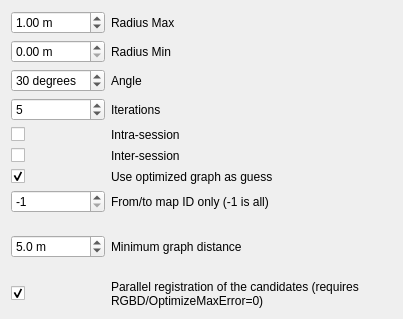
       <widget class="QWidget" name="page_5">
        <property name="geometry">
         <rect>
          <x>0</x>
          <y>0</y>
          <width>403</width>
          <height>319</height>
         </rect>
        </property>
        <attribute name="label">
         <string>Detect more loop closures</string>
        </attribute>
        <layout class="QGridLayout" name="gridLayout_10" columnstretch="0,1">
         <item row="3" column="1">
          <widget class="QLabel" name="label_31">
           <property name="text">
            <string>Iterations</string>
           </property>
          </widget>
         </item>
         <item row="2" column="0">
          <widget class="QDoubleSpinBox" name="doubleSpinBox_detectMore_angle">
           <property name="suffix">
            <string> degrees</string>
           </property>
           <property name="decimals">
            <number>0</number>
           </property>
           <property name="maximum">
            <double>180.000000000000000</double>
           </property>
           <property name="singleStep">
            <double>1.000000000000000</double>
           </property>
           <property name="value">
            <double>30.000000000000000</double>
           </property>
          </widget>
         </item>
         <item row="7" column="0">
          <widget class="QSpinBox" name="spinBox_fromToMapId">
           <property name="minimum">
            <number>-1</number>
           </property>
           <property name="maximum">
            <number>9999</number>
           </property>
           <property name="value">
            <number>-1</number>
           </property>
          </widget>
         </item>
         <item row="3" column="0">
          <widget class="QSpinBox" name="spinBox_detectMore_iterations">
           <property name="minimum">
            <number>1</number>
           </property>
           <property name="maximum">
            <number>100</number>
           </property>
           <property name="value">
            <number>5</number>
           </property>
          </widget>
         </item>
         <item row="5" column="0">
          <widget class="QCheckBox" name="checkBox_detectMore_interSession">
           <property name="text">
            <string/>
           </property>
          </widget>
         </item>
         <item row="0" column="0">
          <widget class="QDoubleSpinBox" name="doubleSpinBox_detectMore_radius">
           <property name="suffix">
            <string> m</string>
           </property>
           <property name="decimals">
            <number>2</number>
           </property>
           <property name="maximum">
            <double>10.000000000000000</double>
           </property>
           <property name="singleStep">
            <double>0.100000000000000</double>
           </property>
           <property name="value">
            <double>1.000000000000000</double>
           </property>
          </widget>
         </item>
         <item row="5" column="1">
          <widget class="QLabel" name="label_34">
           <property name="text">
            <string>Inter-session</string>
           </property>
          </widget>
         </item>
         <item row="7" column="1">
          <widget class="QLabel" name="label_38">
           <property name="text">
            <string>From/to map ID only (-1 is all)</string>
           </property>
          </widget>
         </item>
         <item row="9" column="0">
          <spacer name="verticalSpacer_5">
           <property name="orientation">
            <enum>Qt::Vertical</enum>
           </property>
           <property name="sizeHint" stdset="0">
            <size>
             <width>20</width>
             <height>40</height>
            </size>
           </property>
          </spacer>
         </item>
         <item row="0" column="1">
          <widget class="QLabel" name="label_29">
           <property name="text">
            <string>Radius Max</string>
           </property>
          </widget>
         </item>
         <item row="4" column="0">
          <widget class="QCheckBox" name="checkBox_detectMore_intraSession">
           <property name="text">
            <string/>
           </property>
          </widget>
         </item>
         <item row="1" column="0">
          <widget class="QDoubleSpinBox" name="doubleSpinBox_detectMore_radiusMin">
           <property name="suffix">
            <string> m</string>
           </property>
           <property name="decimals">
            <number>2</number>
           </property>
           <property name="maximum">
            <double>10.000000000000000</double>
           </property>
           <property name="singleStep">
            <double>0.100000000000000</double>
           </property>
           <property name="value">
            <double>0.000000000000000</double>
           </property>
          </widget>
         </item>
         <item row="6" column="0">
          <widget class="QCheckBox" name="checkBox_opt_graph_as_guess">
           <property name="text">
            <string/>
           </property>
           <property name="checked">
            <bool>true</bool>
           </property>
          </widget>
         </item>
         <item row="6" column="1">
          <widget class="QLabel" name="label_37">
           <property name="text">
            <string>Use optimized graph as guess</string>
           </property>
           <property name="wordWrap">
            <bool>true</bool>
           </property>
          </widget>
         </item>
         <item row="2" column="1">
          <widget class="QLabel" name="label_30">
           <property name="text">
            <string>Angle</string>
           </property>
          </widget>
         </item>
         <item row="4" column="1">
          <widget class="QLabel" name="label_32">
           <property name="text">
            <string>Intra-session</string>
           </property>
          </widget>
         </item>
         <item row="1" column="1">
          <widget class="QLabel" name="label_36">
           <property name="text">
            <string>Radius Min</string>
           </property>
          </widget>
         </item>
         <item row="9" column="0">
          <widget class="QDoubleSpinBox" name="doubleSpinBox_detectMore_spacing">
           <property name="suffix">
            <string> m</string>
           </property>
           <property name="decimals">
            <number>1</number>
           </property>
           <property name="minimum">
            <double>0.0</double>
           </property>
           <property name="maximum">
            <double>1000.0</double>
           </property>
           <property name="singleStep">
            <double>1.0</double>
           </property>
           <property name="value">
            <double>5.0</double>
           </property>
          </widget>
         </item>
         <item row="9" column="1">
          <widget class="QLabel" name="label_detectMore_spacing">
           <property name="text">
            <string>Minimum graph distance</string>
           </property>
           <property name="toolTip">
            <string>Skip pairs already connected by less than this distance along the graph (metres). Distance includes odometry, existing loop closures, and loops accepted during detection. New loops therefore end up spaced by at least this amount, and a node can take part in several new loop closures per iteration. Set to 0 to disable.</string>
           </property>
           <property name="wordWrap">
            <bool>true</bool>
           </property>
          </widget>
         </item>
         <item row="10" column="0">
          <widget class="QCheckBox" name="checkBox_detectMore_parallel">
           <property name="text">
            <string/>
           </property>
           <property name="checked">
            <bool>true</bool>
           </property>
          </widget>
         </item>
         <item row="10" column="1">
          <widget class="QLabel" name="label_detectMore_parallel">
           <property name="text">
            <string>Parallel registration of the candidates (requires RGBD/OptimizeMaxError=0)</string>
           </property>
           <property name="toolTip">
            <string>When unchecked, or when OptimizeMaxError, ICP, or feature re-extraction is enabled, candidates are registered sequentially.</string>
           </property>
           <property name="wordWrap">
            <bool>true</bool>
           </property>
          </widget>
         </item>
        </layout>
       </widget>
